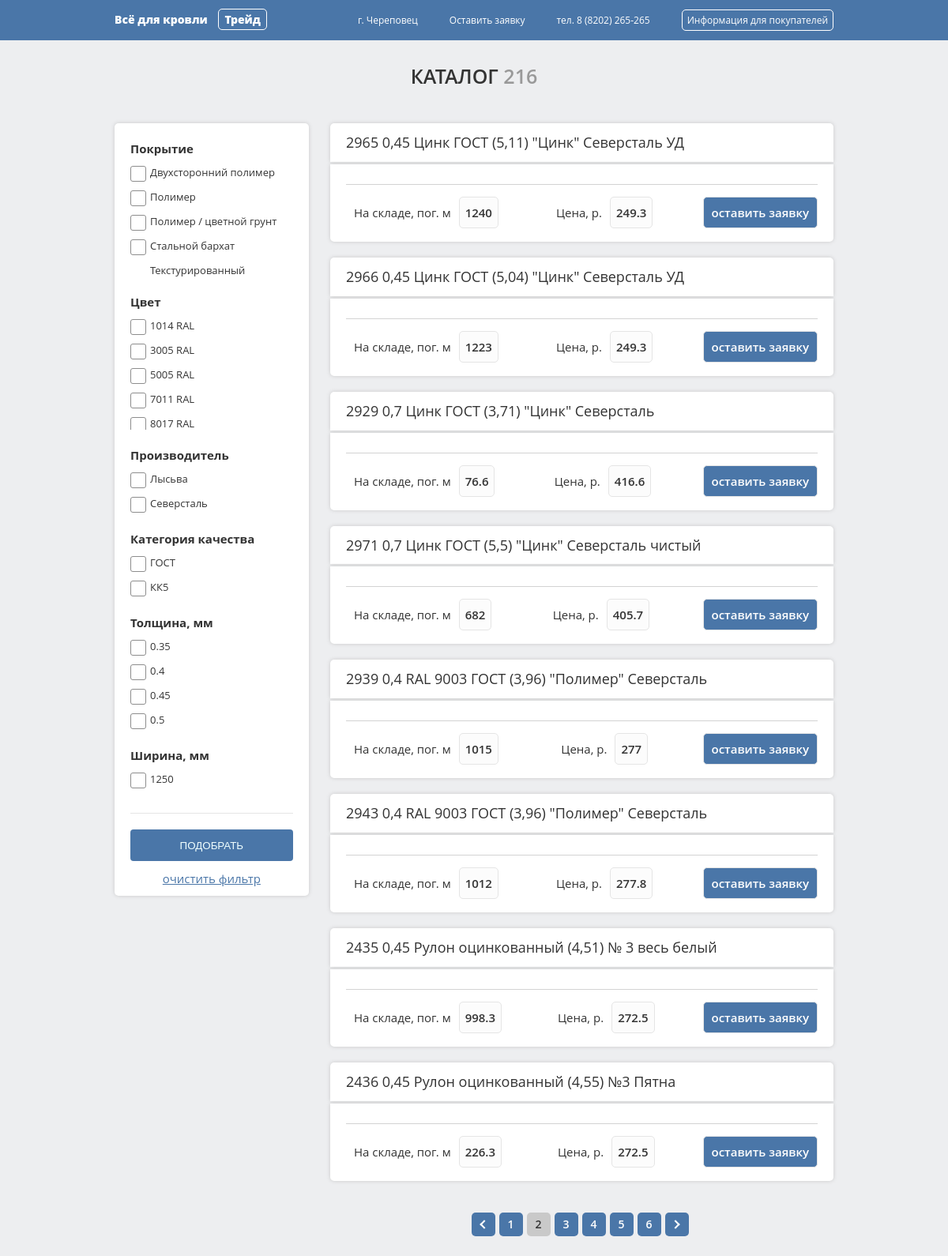
Screenshot of /db_orm/catalog/?page=2 with the database file from the repository.
### db_orm/models.py (models this page shows, shortened)
class FeatureGroup(models.Model):
    link = models.UUIDField(primary_key=True, default=uuid.uuid4, editable=False)
    name = models.CharField(max_length=50)

class Feature(models.Model):
    name = models.CharField(max_length=50)
    link = models.UUIDField(default=uuid.uuid4, primary_key=True, editable=False)
    feature_group = models.ForeignKey('FeatureGroup', on_delete = models.CASCADE, default = None)

class Product(models.Model):
    link = models.UUIDField(primary_key=True, default=uuid.uuid4, editable=False)
    name = models.CharField(max_length=50)
    price = models.DecimalField(max_digits=15, decimal_places=2, default=0)
    unit_of_measurement = models.CharField(max_length=10, default=None)
    balance = models.DecimalField(max_digits=15, decimal_places=3, default=0)
    features_link = models.ManyToManyField(Feature)

### db_orm/views.py (the view)
# urls.py: path('catalog/', views.catalog, name='catalog'),
def catalog(request):
    catalog_link = request.get_full_path()
    products_list = Product.objects.all()
    groups_with_features = get_groups_with_features(products_list)
    filter_params = request.GET.getlist('filter_items')
    filter_params = [UUID(x) for x in filter_params]
    if len(filter_params):
        products_list = filter_products(filter_params, products_list)
    quantity_of_products = len(products_list)
    paginator = Paginator(products_list, 8)
    page_number = request.GET.get('page', 1)
    page = paginator.get_page(page_number)
    is_paginated = page.has_other_pages()
    if page.has_previous():
        previous_page_number = page.previous_page_number()
    else:
        previous_page_number = ''
    if page.has_next():
        next_page_number = page.next_page_number()
    else:
        next_page_number = ''
    context = {
               'products': page,
               'groups_with_features': groups_with_features,
               'filter_params': filter_params,
               'is_paginated': is_paginated,
               'next_page_number': next_page_number,
               'previous_page_number': previous_page_number,
               'quantity_of_products': quantity_of_products,
               }
    return render(request, 'catalog.html', context=context)

### db_orm/catalog_filter.py (called while the page is built)
def get_groups_with_features(products_list):
    all_features = set()
    for product in products_list:
        for feature in product.features_link.all():
            all_features.add(feature)
    feature_groups = set()
    for feature in all_features:
        feature_groups.add(feature.feature_group)
    groups_with_features = []
    for group in feature_groups:
        features_of_group = []
        for feature in all_features:
            if feature.feature_group == group:
                features_of_group.append(feature)
        group_element = {
                        'name': group.name,
                        'features': sorted(features_of_group, key=lambda features: features.name),
                         }
        groups_with_features.append(group_element)
    return groups_with_features

### db_orm/templatetags/my_tags.py (called while the page is built)
@register.simple_tag(takes_context=True)
def param_replace(context, **kwargs):
    d = context['request'].GET.copy()
    for k, v in kwargs.items():
        d[k] = v
    for k in [k for k, v in d.items() if not v]:
        del d[k]
    return d.urlencode()

### db_orm/templates/catalog.html (shortened to what this page needs)
{% extends 'base.html' %}
{% load my_tags %}
{% block content %}
<div class="section">
    <div class="container">
        <div class="title">Каталог <span class="quantity_of_products">{{quantity_of_products}}</span></div>
        <div class="catalog">
            <div class="filter">
                <div class="filter_inner">
                    <form action="{% url 'catalog' %}" method="GET">
                        {% for group in groups_with_features %}
                        <div class="filter_item">
                            <div class="filter_title">
                                {{group.name}}
                            </div>
                            <div class="filter_input">
                                {% for feature in group.features %}
                                {% if feature.link in filter_params %}
                                <input checked id="{{feature.link}}" type="checkbox" name="filter_items"
                                    value="{{feature.link}}">
                                <label for="{{feature.link}}">{{feature.name}}</label>
                                {% else %}
                                <label for="{{feature.link}}">{{feature.name}}</label>
                                {% endif %}
                                {% endfor %}
                            </div>
                        </div>
                        {% endfor %}
                        <div class="filter_button_block">
                            <input type="submit" class="filter_button" value="подобрать">
                        </div>
                        <div class="clean_filter_block">
                            <a href="{% url 'catalog' %}"><span class="clean_filter_btn">очистить фильтр</span></a>
                        </div>
                    </form>
                </div>
            </div>
            <div class="goods">
                <div class="products">
                    {% for product in products %}
                    <div class="product_item">
                        <div class="product_name">
                            {{product.name}}
                        </div>
                        <div class="product_details">
                            <div class="product_info">
                                <div class="product_info_item">
                                    <div class="product_info_title">
                                        На складе, {{product.unit_of_measurement}}
                                    </div>
                                    <div class="product_info_content">
                                        {{product.balance | floatformat}}
                                    </div>
                                </div>
                                <div class="product_info_item">
                                    <div class="product_info_title">
                                        Цена, р.
                                    </div>
                                    <div class="product_info_content">
                                        {{product.price | floatformat}}
                                    </div>
                                </div>
                                <div class="product_info_item">
                                    <div class="product_button">оставить заявку</div>
                                </div>
                            </div>
                        </div>
                    </div>
                    {% endfor %}
                </div>
                {% if is_paginated %}
                <div class="pagination">
                    {% if previous_page_number %}
                    <a href="?{% param_replace page=previous_page_number %}"><div class="page next_prev_page prev"></div></a>
                    {% endif %}
                    {% for n in products.paginator.page_range %}
                    {% if products.number == n %}
                    <a href="?{% param_replace page=n %}"><div class="page page--active">
                        {{ n }}
                    </div></a>
                    {% elif n > products.number|add:-5 and n < products.number|add:5 %}
                    <a href="?{% param_replace page=n %}">
                    <div class="page">
                            {{ n }}
                    </div></a>
                    {% endif %}
                    {% endfor %}
                    {% if next_page_number %}
                    <a href="?{% param_replace page=next_page_number %}"><div class="page next_prev_page next"></div></a>
                    {% endif %}
                </div>
                {% endif %}
            </div>
        </div>
    </div>
</div>
{% endblock %}

### static/assets/css/styles.css (style rules this page uses)
body { font-family: "Open Sans", sans-serif; font-size: 15px; color: #333; line-height: 1.6; margin: 0; background: #edeef0; }
a { text-decoration: none; }
.page { overflow: hidden; }
*, *:before, *:after { box-sizing: border-box; }
.section { padding: 25px; }
.title { font-size: 25px; font-weight: 550; text-align: center; text-transform: uppercase; }
.container { width: 100%; max-width: 940px; margin: 0 auto; padding: 0 15px; }
.catalog { padding-top: 40px; display: flex; justify-content: space-between; }
.goods { width: 70%; }
.product_item { padding-bottom: 20px; }
.quantity_of_products { color: #999; }
.product_name { box-shadow: 0 0 5px 0 #c9c9c9; background: #fff; font-size: 18px; font-weight: 500; padding: 10px 20px; border-radius: 5px 5px 0 0; margin-bottom: 3px; }
.product_details { box-shadow: 0 0 5px 0 #c9c9c9; background: #fff; border-radius: 0 0 5px 5px; padding: 10px 20px; }
.product_info { padding-top: 15px; padding-bottom: 7px; margin-top: 15px; border-top: 1px #d3d3d3 solid; display: flex; justify-content: space-between; }
.product_info_item { text-align: center; display: flex; }
.product_info_title { padding: 0 10px; margin: auto; }
.product_info_content { border: 1px #e5e5e5 solid; border-radius: 5px; padding: 7px; background: #fcfcfc; font-weight: 600; }
.product_button { margin: auto; border: 1px #e5e5e5 solid; border-radius: 5px; padding: 7px 10px; background: #4a76a8; color: white; font-weight: 600; cursor: pointer; }
.pagination { display: flex; max-width: 30%; margin: 0 auto; justify-content: center; padding-top: 20px; }
.page { width: 30px; height: 30px; text-align: center; margin-right: 5px; background: #4a76a8; color: #fff; font-size: 14px; line-height: 30px; border-radius: 5px; position: relative; font-weight: 600; }
.page--active { background: #c9c9c9; color: #333; }
.next::before { content: ''; display: block; border-top: 2px solid #fff; border-right: 2px solid #fff; width: 8px; height: 8px; top: 38%; right: 42%; position: absolute; transform: rotate(45deg); }
.prev::before { content: ''; display: block; border-top: 2px solid #fff; border-right: 2px solid #fff; width: 8px; height: 8px; top: 38%; right: 31%; position: absolute; transform: rotate(-135deg); }
.filter { width: 27%; box-shadow: 0 0 5px 0 #c9c9c9; background: #fff; border-radius: 5px; padding: 10px 20px; height: max-content; }
.filter_title { font-weight: 700; }
.clean_filter_block { padding-top: 10px; text-align: center; }
.clean_filter_btn { text-decoration: underline; color: #4a76a8; }
label { display: inline-block; cursor: pointer; position: relative; padding-left: 25px; margin-right: 15px; font-size: 13px; margin-top: 5px; }
label:before { content: ""; display: inline-block; width: 20px; height: 20px; margin-right: 10px; position: absolute; left: 0; bottom: 1px; background-color: white; border: 1px rgb(141, 141, 141) solid; }
.filter_input { display: grid; line-height: 2; max-height: 150px; overflow: auto; }
.filter_input label:before { border-radius: 3px; }
.filter_item { padding: 10px 0; }
.filter_button_block { padding-top: 20px; margin-top: 20px; border-top: 1px #e5e5e5 solid; }
.filter_button { width: 100%; height: 40px; text-transform: uppercase; background: #4a76a8; border: none; padding: 10px; color: azure; cursor: pointer; border-radius: 4px; }

### rows the page displays
FeatureGroup: name "Покрытие"
Feature: name "Двухсторонний полимер"
Feature: name "Полимер"
Feature: name "Полимер / цветной грунт"
Feature: name "Стальной бархат"
Feature: name "Текстурированный…"
FeatureGroup: name "Цвет"
Feature: name "1014 RAL"
Feature: name "3005 RAL"
Feature: name "5005 RAL"
Feature: name "7011 RAL"
Feature: name "8017 RAL"
FeatureGroup: name "Производитель"
Feature: name "Лысьва"
Feature: name "Северсталь"
FeatureGroup: name "Категория качества"
Feature: name "ГОСТ"
Feature: name "КК5"
FeatureGroup: name "Толщина, мм"
Feature: name "0.35"
Feature: name "0.4"
Feature: name "0.45"
Feature: name "0.5"
FeatureGroup: name "Ширина, мм"
Feature: name "1250"
Product: name "2965 0,45 Цинк ГОСТ (5,11) \"Цинк\" Северсталь УД", unit_of_measurement "пог. м", balance "1240", price "249.3"
Product: name "2966 0,45 Цинк ГОСТ (5,04) \"Цинк\" Северсталь УД", unit_of_measurement "пог. м", balance "1223", price "249.3"
Product: name "2929 0,7 Цинк ГОСТ (3,71) \"Цинк\" Северсталь", unit_of_measurement "пог. м", balance "76.6", price "416.6"
Product: name "2971 0,7 Цинк ГОСТ (5,5) \"Цинк\" Северсталь чистый", unit_of_measurement "пог. м", balance "682", price "405.7"
Product: name "2939 0,4 RAL 9003 ГОСТ (3,96) \"Полимер\" Северсталь", unit_of_measurement "пог. м", balance "1015", price "277"
Product: name "2943 0,4 RAL 9003 ГОСТ (3,96) \"Полимер\" Северсталь", unit_of_measurement "пог. м", balance "1012", price "277.8"
Product: name "2435 0,45 Рулон оцинкованный (4,51) № 3 весь белый", unit_of_measurement "пог. м", balance "998.3", price "272.5"
Product: name "2436 0,45 Рулон оцинкованный (4,55) №3 Пятна", unit_of_measurement "пог. м", balance "226.3", price "272.5"

### other values shown
{{ quantity_of_products }} "216"
{{ n }} "1" "3" "4" "5" "6"
{{ n }} "2"
